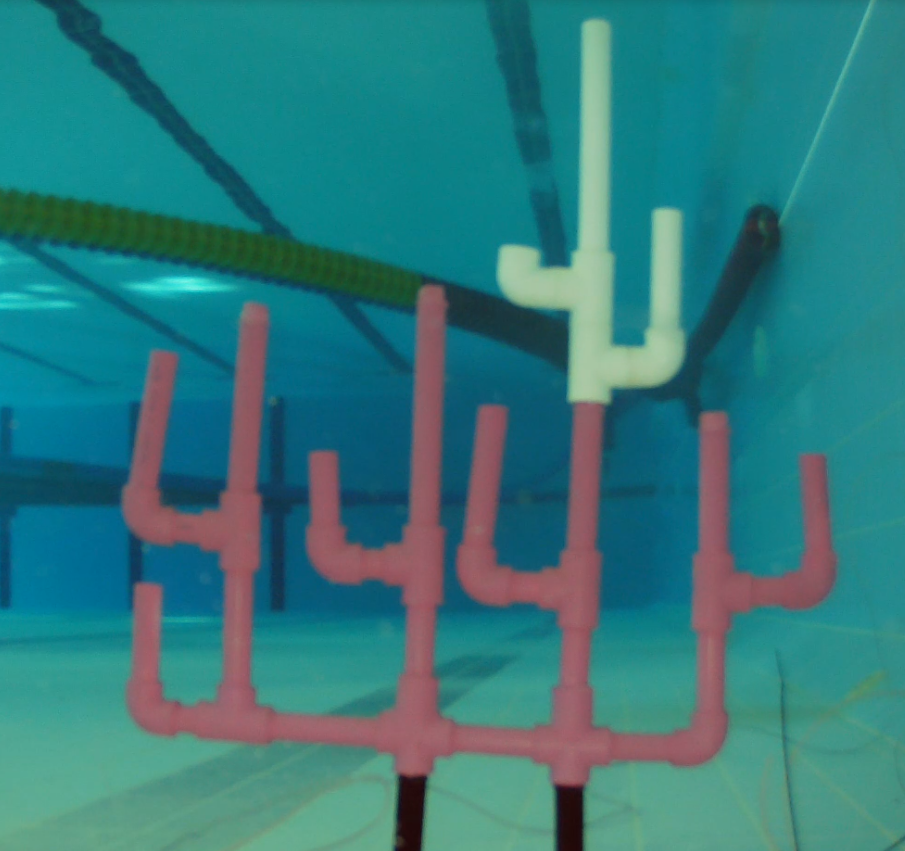
#> input picture fotolar/foto2.png, 905 x 851 px, given in place of fotoo.png, which was not available
$ python VideoSkeletonize4.py
#> lines starting #> are read from the running program, lines starting #| are printed output that depends on the picture; after the words box and inside, x2 and y2 are one past the last pixel; in counts of white or black regions, pixels touching at a corner belong together; pictures that were not available may be replaced by others from this repository, and a replacement may not be noted
import cv2
import numpy as np
from skimage import filters
import matplotlib.pyplot as plt
from skimage.morphology import skeletonize
import itertools

"""
Sorunlu üst üste getirme ve basit fark bulma
"""

cap = cv2.VideoCapture("C:\\Users\\QP\\Desktop\\videos\\video5.mkv")

img1 = cv2.imread("C:\\Users\\QP\\Desktop\\fotolar\\fotoo.png")
#> img1 is the input picture: shape (851, 905, 3); mean B, G, R 125.2, 122.2, 48.8
img1 = cv2.resize(img1,(int(img1.shape[1]/2),int(img1.shape[0]/2)))
#> img1: shape (425, 452, 3)
copyimg1 = img1.copy()

kernel = np.ones((5,5),np.uint8)

# [18 lines left out: function bitwise_alma, not called in this run]

def mask_alma(img):
    hsv1 = cv2.cvtColor(img,cv2.COLOR_BGR2HSV)
#> hsv1: shape (425, 452, 3); mean H, S, V 99.7, 178.3, 135.7
    lower_pembe = np.array([120, 0, 68])
    upper_pembe = np.array([179, 255, 255])

    mask1 = cv2.inRange(hsv1, lower_pembe, upper_pembe)
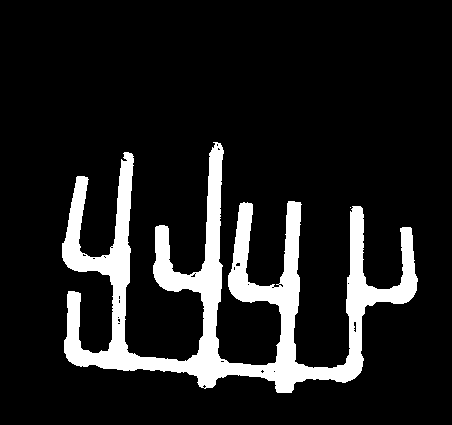
#> mask1: shape (425, 452); 12.4% white; 2 white regions (1 under 20 px), largest, box (x1, y1, x2, y2) and area: (62, 142, 418, 393) 23798

    lower_beyaz = np.array([40, 0, 170])
    upper_beyaz = np.array([90, 95, 255])

    hsv2 = cv2.cvtColor(img, cv2.COLOR_BGR2HSV)
    mask2 = cv2.inRange(hsv2, lower_beyaz, upper_beyaz)
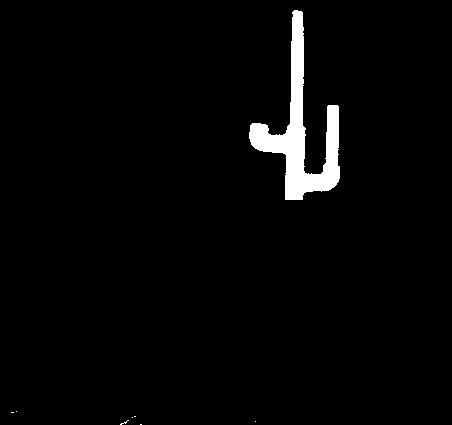
#> mask2: shape (425, 452); 2.7% white; 8 white regions (7 under 20 px), largest, box (x1, y1, x2, y2) and area: (249, 10, 340, 200) 5094

    top_mask =cv2.add(mask1,mask2)
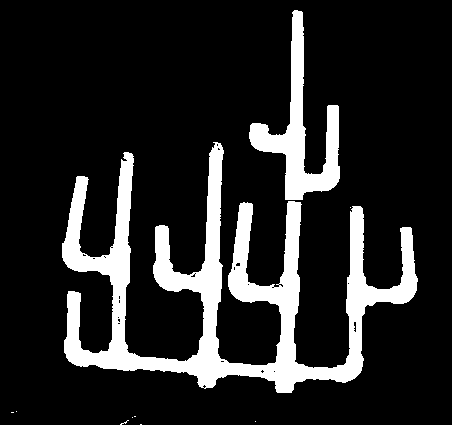
#> top_mask: shape (425, 452); 15.1% white; 10 white regions (8 under 20 px), largest, box (x1, y1, x2, y2) and area: (62, 142, 418, 393) 23798, (249, 10, 340, 200) 5094
    return top_mask

# [65 lines left out: functions mask_alma_beyaz, mask_alma_sari, mask_alma_kirmizi_yesil, mask_alma_pembe, bit_xor, not called in this run]

#######################################################################################################################

def generate_nonadjacent_combination(input_list, take_n):
    """
    It generates combinations of m taken n at a time where there is no adjacent n.
    INPUT:
        input_list = (iterable) List of elements you want to extract the combination
        take_n =     (integer) Number of elements that you are going to take at a time in
                     each combination
    OUTPUT:
        all_comb =   (np.array) with all the combinations
    """
    all_comb = []
    for comb in itertools.combinations(input_list, take_n):
        comb = np.array(comb)
        d = np.diff(comb)
        fd = np.diff(np.flip(comb))
        if len(d[d == 1]) == 0 and comb[-1] - comb[0] != 7:
            all_comb.append(comb)
            #print(comb)
    return all_comb

def populate_intersection_kernel(combinations):
    """
    Maps the numbers from 0-7 into the 8 pixels surrounding the center pixel in
    a 9 x 9 matrix clockwisely i.e. up_pixel = 0, right_pixel = 2, etc. And
    generates a kernel that represents a line intersection, where the center
    pixel is occupied and 3 or 4 pixels of the border are ocuppied too.
    INPUT:
        combinations = (np.array) matrix where every row is a vector of combinations
    OUTPUT:
        kernels =      (List) list of 9 x 9 kernels/masks. each element is a mask.
    """
    n = len(combinations[0])
    template = np.array((
        [-1, -1, -1],
        [-1, 1, -1],
        [-1, -1, -1]), dtype="int")
    match = [(0, 1), (0, 2), (1, 2), (2, 2), (2, 1), (2, 0), (1, 0), (0, 0)]
    kernels = []
    for n in combinations:
        tmp = np.copy(template)
        for m in n:
            tmp[match[m][0], match[m][1]] = 1
        kernels.append(tmp)
    return kernels

def give_intersection_kernels():
    """
    Generates all the intersection kernels in a 9x9 matrix.
    INPUT:
        None
    OUTPUT:
        kernels =      (List) list of 9 x 9 kernels/masks. each element is a mask.
    """
    input_list = np.arange(8)
    taken_n = [4, 3]
    kernels = []
    for taken in taken_n:
        comb = generate_nonadjacent_combination(input_list, taken)
        tmp_ker = populate_intersection_kernel(comb)
        kernels.extend(tmp_ker)
    return kernels

def find_line_intersection(input_image, show=0):
    """
    Applies morphologyEx with parameter HitsMiss to look for all the curve
    intersection kernels generated with give_intersection_kernels() function.
    INPUT:
        input_image =  (np.array dtype=np.uint8) binarized m x n image matrix
    OUTPUT:
        output_image = (np.array dtype=np.uint8) image where the nonzero pixels
                       are the line intersection.
    """
    kernel = np.array(give_intersection_kernels())
    output_image = np.zeros(input_image.shape)
    for i in np.arange(len(kernel)):
        out = cv2.morphologyEx(input_image, cv2.MORPH_HITMISS, kernel[i, :, :])
        out = cv2.dilate(out,np.ones((5,5),np.uint8),iterations= 3)
        output_image = output_image + out
    if show == 1:
        show_image = np.reshape(np.repeat(input_image, 3, axis=1),
                                (input_image.shape[0], input_image.shape[1], 3)) * 255
        show_image[:, :, 1] = show_image[:, :, 1] - output_image * 255
        show_image[:, :, 2] = show_image[:, :, 2] - output_image * 255
        cv2.imshow("line transition",show_image)
        plt.imshow(show_image)
    return output_image

# [58 lines left out: function find_endoflines, not called in this run]

#######################################################################################################################

def skel(img, x1):

#> called with x1 = 10
    erode = cv2.erode(img,np.ones((3,3),np.uint8))
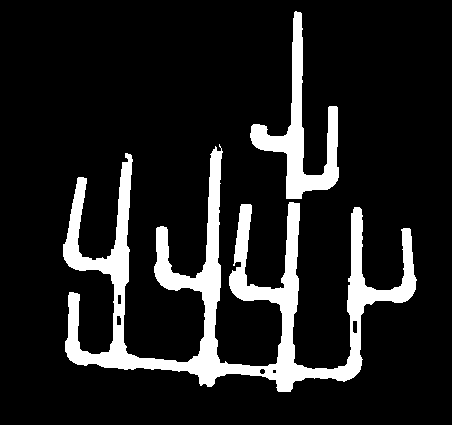
#> erode: shape (425, 452); 12.7% white; 2 white regions, box (x1, y1, x2, y2) and area: (63, 144, 417, 392) 19990, (250, 11, 339, 199) 4341
    closing = cv2.morphologyEx(erode, cv2.MORPH_CLOSE, kernel)
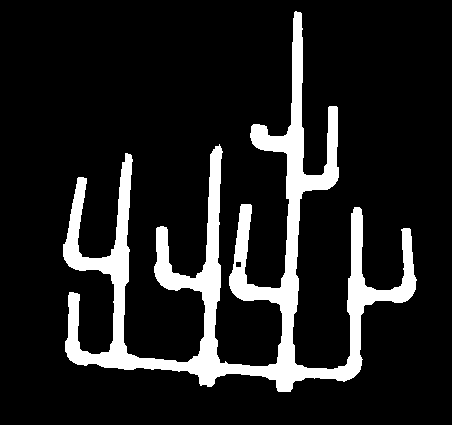
#> closing: shape (425, 452); 12.8% white; 1 white region, box (x1, y1, x2, y2) and area: (63, 11, 417, 392) 24670
    opening = cv2.morphologyEx(closing, cv2.MORPH_OPEN, np.ones((3,3),np.uint8), iterations=1)
#> opening: shape (425, 452); 12.8% white; 1 white region, box (x1, y1, x2, y2) and area: (63, 12, 416, 392) 24639
    dilation = cv2.dilate(opening, np.ones((3, 3), np.uint8), iterations=1)
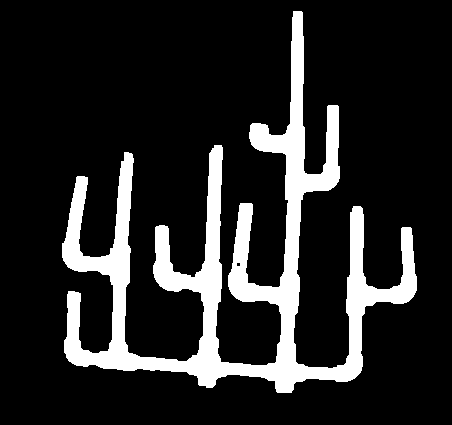
#> dilation: shape (425, 452); 15% white; 1 white region, box (x1, y1, x2, y2) and area: (62, 11, 417, 393) 28805
    #erode = cv2.erode(dilation,kernel)
    cv2.imshow("Maskelenmis 1", dilation)

    binary = dilation > filters.threshold_otsu(dilation)

    skeleton_lee = skeletonize(binary, method='lee')
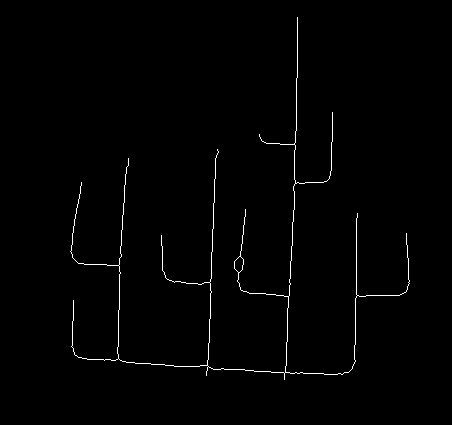
#> skeleton_lee: shape (425, 452) bool; 0.97% white in thin lines or dots, all inside (x1, y1, x2, y2) = (70, 17, 410, 380)

    lint_img = find_line_intersection(skeleton_lee, 0)
#> after the loop in find_line_intersection, `for i in np.arange(len(kernel)):`: output_image: shape (425, 452) float64; every value is 0

    img1 = np.uint8(lint_img)

    contours, hierarchy = cv2.findContours(img1, cv2.RETR_EXTERNAL, cv2.CHAIN_APPROX_NONE)

    points = []

    for i in range(len(contours)):
        (x, y, w, h) = cv2.boundingRect(contours[i])
        points.append(((int(x+x1-10 + (w) / 2), int(y + (h) / 2))))
    return (skeleton_lee,lint_img,points)


#> (the run stopped early here; a loop or call above may not have finished)
